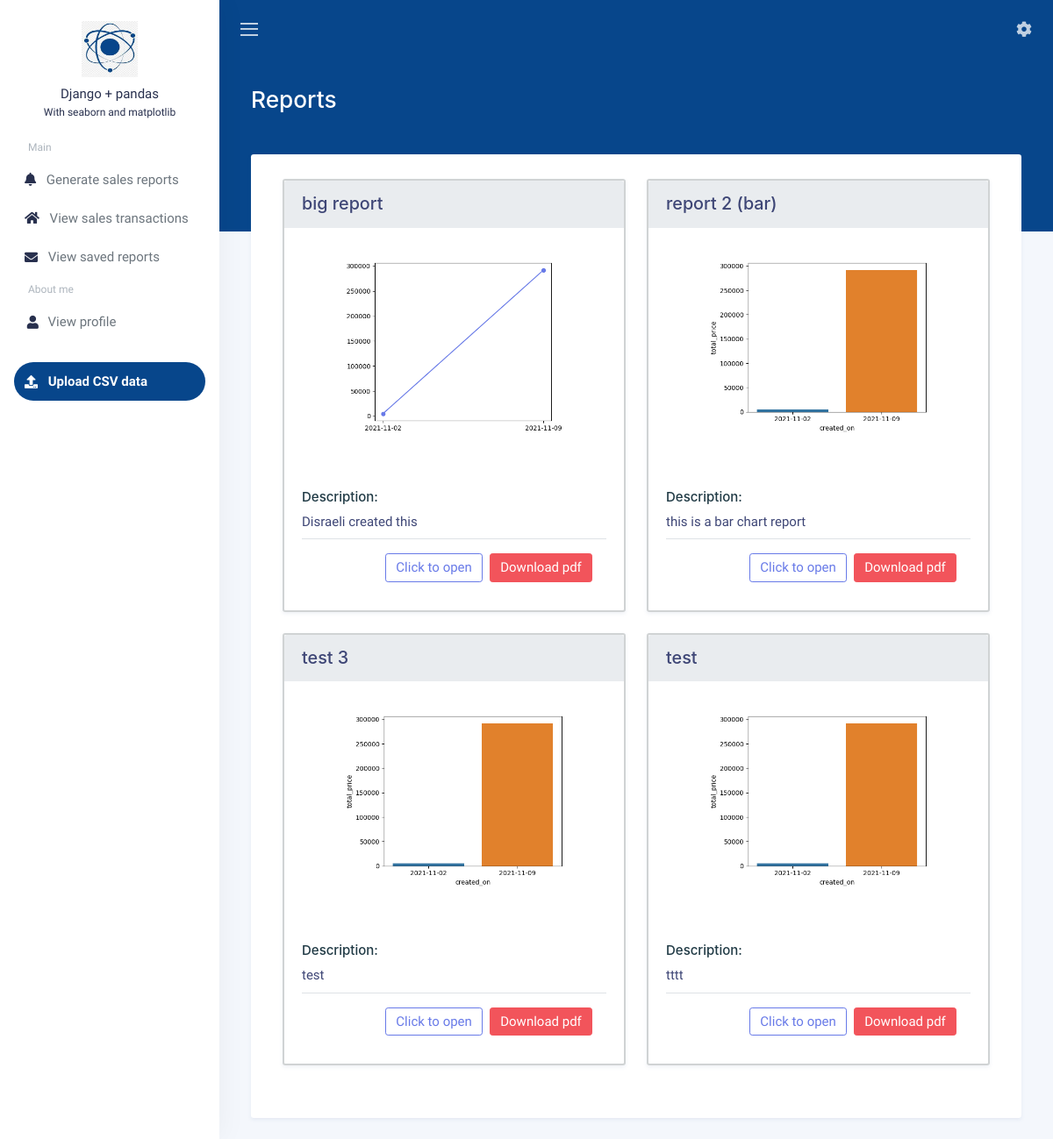
The app's page /reports/ (signed in) with its own data.
### reports/models.py (models this page shows, shortened)
class Report(models.Model):
    name=models.CharField(max_length=50)
    image=models.ImageField(upload_to="reports",blank=True)
    remarks=models.TextField(null=True,blank=True)
    created_by=models.ForeignKey(Profile, verbose_name="created_by_profile", on_delete=models.CASCADE)
    updated_on=models.DateTimeField(auto_now=True)
    created_on=models.DateField(auto_now_add=True)
    def get_absolute_url(self):
        return reverse("reports:detail", kwargs={"pk": self.pk})
    class Meta:
        ordering=('-created_on',)

### reports/views.py (the view)
# urls.py: path('', views.ReportListView.as_view(), name='main'),
class ReportListView(LoginRequiredMixin,ListView):
    model=Report
    template_name="reports/main.html"
    context_object_name="reports"

### templates/reports/main.html (shortened to what this page needs)
{% extends 'base.html' %} {% load static %} {% block page %} {% block title %}Reports{% endblock title %}
<div class="col-12">
  <div class="w-100">
    <div class="row">
      <div class="col-12">
        <div class="card">
          <div class="card-body">
           <div class="row p-3">
          {% for r in reports  %}
              <div class="col-md-6 col-12">
                <div class="card flex-fill w-100" style="border: 2px solid #d0d3d4">
                  <div class="card-header bg-light">
                    <h2 class="card-title mb-0">{{ r.name }}</h2>
                  </div>
                  <div class="card-body py-3">
                    <div class="chart chart-sm my-3">
                      {% if r.image %}
                         <img
                        class="d-flex justify-content-around w-75"
                        style="margin-left: auto; margin-right: auto"
                        src="{{ r.image.url }}"
                        alt="{{ r.name}}"
                      />
                      {% endif %}
                    </div>
                    <h5 class="text-left mt-2">Description:</h5>
                    <div class="my-2">{{ r.remarks }}</div>
                    <div class="modal-footer">
                      <a href="{{ r.get_absolute_url }}" class="btn btn-outline-primary" >Click to open</a>
                      <a href="{% url 'reports:pdf' r.pk %}" class="btn btn-danger" >Download pdf</a>
                    </div>
                  </div>
                </div>
              </div>
              {% endfor %}
            </div>
          </div>
        </div>
      </div>
    </div>
  </div>
</div>
{% endblock page %}

### templates/base.html (shortened to what this page needs)
{% load static %}
<html
  lang="en"
  data-useragent="Mozilla/5.0 (Windows NT 10.0; Win64; x64) AppleWebKit/537.36 (KHTML, like Gecko) Chrome/93.0.4577.63 Safari/537.36"
>
  <head>
    <link href="{% static  'css/dark.css' %}" type="text/css" rel="stylesheet" />
  </head>
  <body>
    <div class="wrapper">
      {% include 'partials/_navbar.html' %}
      <div class="main">
        {% include 'partials/_topbar.html' %}
        <main class="content">
          <div class="container-fluid">
            <div class="header mb-4">
              <h1 class="header-title">{% block title %}Home{% endblock title %}</h1>
            </div>
            <div class="row ">{% block page %} {% endblock page %}</div>
          </div>
        </main>
      </div>
    </div>
  </body>
</html>

### templates/partials/_navbar.html (shortened to what this page needs)
{% load static %}
{% url 'sales:index' as path_to_home %}
{% url 'sales:list' as path_to_sales %}
{% url 'sales:csv' as path_to_from_file %}
{% url 'reports:main' as path_to_reports %}
 {% url 'profiles:profile' as path_to_my_profile %}
<nav id="sidebar" class="sidebar">
  <div class="sidebar-content">
    <div class="sidebar-user">
              <img  src="{% static  'images/logo4.jpg' %}" class="img-fluid roundeSd-circle mb-2" alt="Logo" />
      <div class="fw-bold">Django + pandas</div>
      <small>With seaborn and matplotlib</small>
    </div>
    <ul class="sidebar-nav mx-2">
      <li class="sidebar-header">Main</li>
    <li class="sidebar-item">
        <a class="sidebar-link" href="{{path_to_home}}"> <i class="align-middle me-2 fas fa-bell"></i> <span class="align-middle">Generate sales reports</span> </a>
      </li>
      <li class="sidebar-item">
        <a class="sidebar-link" href="{{path_to_sales}}"> <i class="align-middle me-2 fas fa-home"></i> <span class="align-middle">View sales transactions</span> </a>
      </li>
      <li class="sidebar-item">
        <a class="sidebar-link"href="{{path_to_reports}}"> <i class="align-middle me-2 fas fa-envelope"></i> <span class="align-middle">View saved reports</span> </a>
      </li>
     <li class="sidebar-header">
						About me
					</li>
      <li class="sidebar-item">
        <a class="sidebar-link"href="{{path_to_my_profile}}"> <i class="align-middle me-1 fas fa-fw fa-user"></i> <span class="align-middle">View profile</span> </a>
      </li>
    <li class="sidebar-item mt-4">
        <a class="sidebar-link btn-succss" href="{{path_to_from_file }}" style="background-color:#07468B; border-radius: 40px; color: white !important; font-weight: 550">
          <i class="align-middle me-2 fas fa-upload text-white"></i> <span class="align-middle">Upload CSV data</span>
        </a>
      </li>
    </ul>
  </div>
</nav>

### templates/partials/_topbar.html (shortened to what this page needs)
{% load static %} {% url 'profiles:profile' as path_to_my_profile %}
<nav class="navbar navbar-expand navbar-theme mt-3">
  <a class="sidebar-toggle d-flex me-2">
    <i class="hamburger align-self-center"></i>
  </a>
  <div class="navbar-collapse collapse">
    <ul class="navbar-nav ms-auto">
      <li class="nav-item dropdown ms-lg-2">
        <a class="nav-link dropdown-toggle position-relative" href="#" id="userDropdown" data-bs-toggle="dropdown">
          <i class="align-middle fas fa-cog"></i>
        </a>
      </li>
    </ul>
  </div>
</nav>

### templates/base.html (style rules this page uses)
.wrapper:before { background: #07468B; }
.card-title { color: #3e4676; font-size: 1.2375rem; line-height: 1.5; }

### records on screen
Report: name "big report", image (picture), remarks "Disraeli created this"
Report: name "report 2 (bar)", image (picture), remarks "this is a bar chart report"
Report: name "test 3", image (picture), remarks "test"
Report: name "test", image (picture), remarks "tttt"
